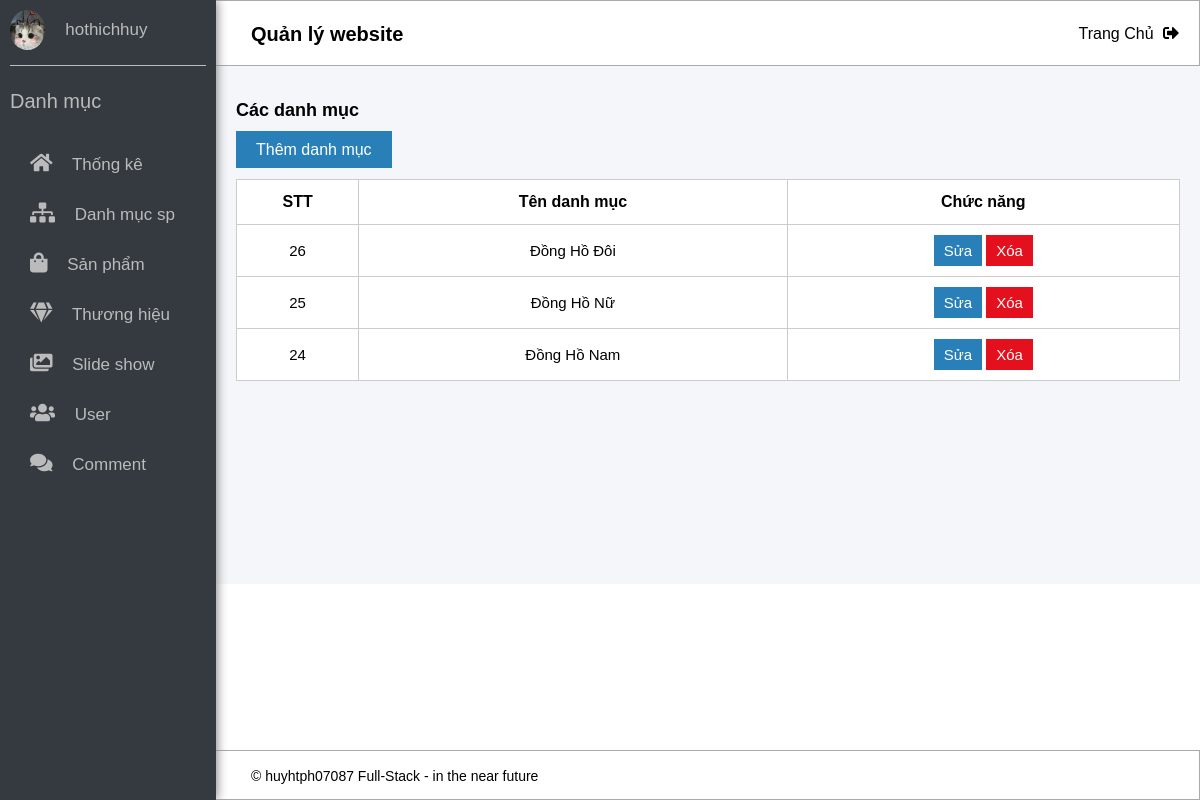
The app's page /admin/frames_func.php?page_layout=category (signed in) with its own data.
### tables this page shows
CREATE TABLE `danh_muc` (
  `id_dm` int(11) NOT NULL,
  `ten_dm` varchar(50) NOT NULL
);

### libs/libs.php (called while the page is built, shortened)
<?php
function pdo_connect()
{
    $host = 'localhost';
    $user = 'root';
    $pass = '';
    $dbName = 'shoppings';
    try {
        $conn = new PDO("mysql:host=$host;dbname=$dbName", $user, $pass);
        $conn->setAttribute(PDO::ATTR_ERRMODE, PDO::ERRMODE_EXCEPTION);
    } catch (PDOException $e) {
        die('Kết nối thất bại' . $e->getMessage());
    }
    return $conn;
}
function select_danh_muc()
{
    try {
        $conn = pdo_connect();
        $stmt = $conn->prepare("SELECT * FROM danh_muc ORDER BY id_dm DESC");
        $stmt->execute();
        $stmt->setFetchMode(PDO::FETCH_ASSOC);
        return $listCate = $stmt->fetchAll();
    } catch (PDOException $e) {
        die('Loi truy van CSDL' . $e->getMessage());
    }
}
?>

### admin/table_category.php (the view, shortened to what this page needs)
<?php
    require_once '../libs/libs.php';
    $list = select_danh_muc();
?>
            <div class="wrapper__content">
                <div class="content_header">
                    <h1 class="content__header-name">Quản lý website</h1>
                    <a href="/PHP1/assignment/index.php" class="content__link-logout">
                        Trang Chủ
                        <i class="fas fa-sign-out-alt"></i>
                    </a>
                </div>
                <div class="content__box">
                    <div class="content__box-product ">
                        <h3 class="content__box-header">Các danh mục</h3>
                        <a href="category/add_category.php" class="content__box-add">Thêm danh mục</a>
                        <table class="content__box-product-table">
                            <tr>
                                <th>STT</th>
                                <th>Tên danh mục</th>
                                <th>Chức năng</th>
                            </tr>
                            <?php
                                foreach($list as $row){
                                    $delete = 'category/delete_category.php?id=' . $row['id_dm'];
                                    $edit = 'category/edit_category.php?id=' . $row['id_dm'];
                                    ?>
                                        <tr>
                                            <td><?php echo $row['id_dm'] ?></td>
                                            <td><?php echo $row['ten_dm'] ?></td>
                                            <td class="td-function">
                                                <a href="<?php echo $edit ?>" class="link-function btn-repair">Sửa</a>
                                                <a onclick="return del('<?php echo $row['ten_dm']; ?>')" href="<?php echo $delete ?>" class="link-function btn-delete" name="btnDelete">Xóa</a>
                                            </td>
                                        </tr>
                                    <?php
                                }
                            ?>
                        </table>
                    </div>
                </div>
                <div class="content__footer">
                    <span class="content__footer-txt">&copy; huyhtph07087 Full-Stack - in the near future</span>
                </div>
           </div>
        </div>
    </div>
</body>
</html>

### css/base.css (style rules this page uses)
:root { --main-color: #E5101D; --while-color: #fff; --black-color: #000; --out-color: #BC000B; --login-color: #EFC2C4; --orange-color: #F7941D; --bgr-color: #F5F5F5; --detail-color: #eee; --ddd-color: #ddd; --bbb-color: #bbb; --footer-color: #232F3E; }
* { padding: 0; margin: 0; box-sizing: inherit; }
html { font-size: 62.5%; font-family: arial, sans-serif; box-sizing: border-box; }

### css/setting.css (style rules this page uses)
.wrapper__content { width: 82%; }
.wrapper__content { width: 100%; height: auto; background-color: #F4F6F9; padding-left: 18%; }
.content_header { position: fixed; top: 0; left: 0; right: 0; margin-left: 21rem; display: flex; background-color: var(--while-color); height: 6.6rem; border: 0.01rem solid #aaa; padding: 0 2rem 0 4rem; line-height: 6.6rem; justify-content: space-between; }
.content__link-logout { text-decoration: none; color: var(--black-color); font-size: 1.6rem; }
.content__link-logout > i { margin-left: 0.5rem; }
.content__box { width: 100%; height: 100%; padding: 3rem 2rem 0 2rem; background-color: #F4F6F9; }
.content__box-product { padding: 7rem 0 20.3rem 0; height: 100%; }
.content__box-header { font-size: 1.8rem; margin-bottom: 2rem; }
.content__box-add { text-decoration: none; outline: none; border: none; padding: 1rem 2rem; background-color: #2980b9; color: var(--while-color); font-size: 1.6rem; }
.content__box-product-table { width: 100%; background-color: var(--while-color); margin-top: 2rem; }
.content__box-product-table, th, td { border: 1px solid #ccc; border-collapse: collapse; text-align: center; }
.content__box-product-table tr { padding: 0.3rem 0; height: 4rem; }
.content__box-product-table th { height: 4.5rem; font-size: 1.6rem; font-weight: 550; }
.content__box-product-table td { font-size: 1.5rem; }
.td-function a { display: inline-block; margin: 1rem 0; text-decoration: none; }
.link-function { outline: none; border: none; padding: 0.7rem 1rem; background-color: #2980b9; color: var(--while-color); cursor: pointer; }
.btn-delete { background-color: var(--main-color); }
.content__footer { position: fixed; bottom:0; right:0; left: 0; height: 5rem; line-height: 5rem; border: 0.02rem solid #aaa; background-color: var(--while-color); margin-left: 21rem; }
.content__footer-txt { font-size: 1.4rem; padding-left: 4rem; }

### records on screen
danh_muc: id_dm "26", ten_dm "Đồng Hồ Đôi"
danh_muc: id_dm "25", ten_dm "Đồng Hồ Nữ"
danh_muc: id_dm "24", ten_dm "Đồng Hồ Nam"

### other values on screen
$_SESSION['user']['name'] "hothichhuy"
